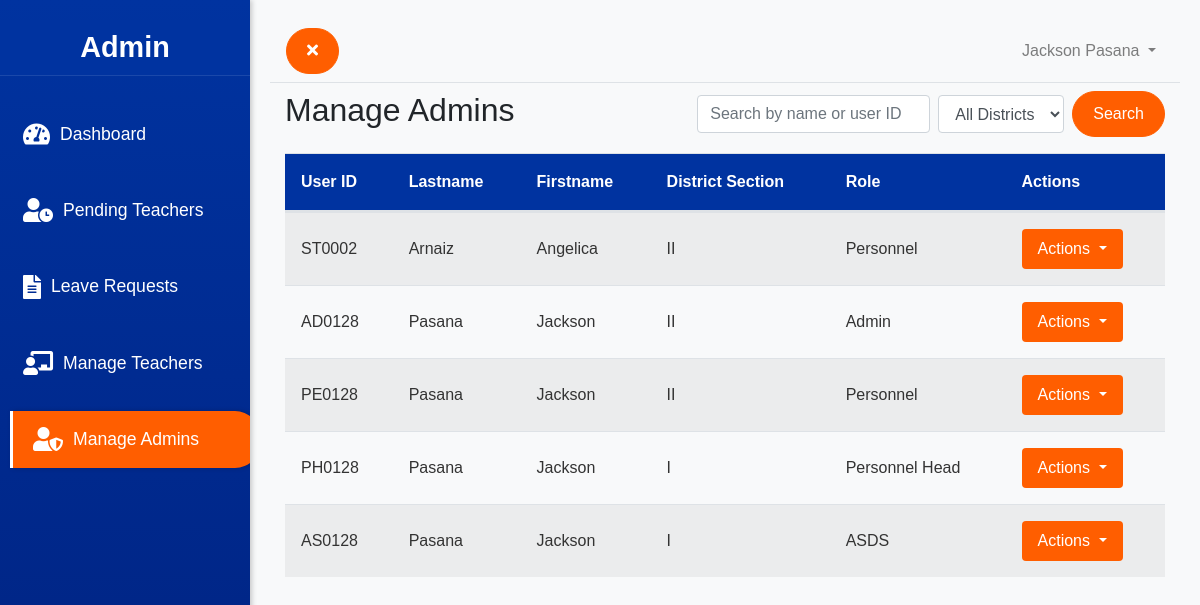
/admin/manage_admins.php (signed in), run on the app's committed database.
### tables this page shows
CREATE TABLE `users` (
  `id` int(11) NOT NULL,
  `password` varchar(255) NOT NULL,
  `role` enum('Teacher','Personnel','Personnel Head','ASDS','Admin') NOT NULL,
  `firstname` varchar(100) NOT NULL,
  `middlename` varchar(100) NOT NULL,
  `lastname` varchar(100) NOT NULL,
  `district_section` varchar(50) NOT NULL,
  `user_id` varchar(255) DEFAULT NULL,
  `emailaddress` varchar(100) NOT NULL,
  `contactnumber` varchar(15) NOT NULL,
  `otp` varchar(6) DEFAULT NULL,
  `otp_expiry` datetime DEFAULT NULL
);

### admin/manage_admins.php (the view, shortened to what this page needs)
<?php
include '../includes/db_connection.php';
$user_id = $_SESSION['user_id'];
$user_query = "SELECT firstname, lastname FROM users WHERE user_id='$user_id'";
$user_result = mysqli_query($conn, $user_query);
$user = mysqli_fetch_assoc($user_result);
$search = isset($_GET['search']) ? $_GET['search'] : '';
$query = "SELECT user_id, lastname, firstname, district_section, role FROM users WHERE role IN ('Admin', 'Personnel', 'Personnel Head', 'ASDS')";
$query .= " ORDER BY lastname ASC";
$result = mysqli_query($conn, $query);
?>
<!DOCTYPE html>
<html>
<head>
    <link rel="stylesheet" href="https://maxcdn.bootstrapcdn.com/bootstrap/4.5.2/css/bootstrap.min.css">
    <link rel="stylesheet" href="https://cdnjs.cloudflare.com/ajax/libs/font-awesome/5.15.4/css/all.min.css">
    <link rel="stylesheet" type="text/css" href="../assets/p_sidebar.css">
</head>
<body>
    <div class="d-flex" id="wrapper">
        <?php include '../includes/admin_sidebar.php'; ?>
        <div class="content" id="page-content-wrapper">
            <?php include '../includes/admin_navbar.php'; ?>
            <div class="container-fluid mt-2">
                <div class="d-flex justify-content-between align-items-center mb-3">
                    <h2 class="Form-Head">Manage Admins</h2>
                    <form method="GET" action="" class="form-inline">
                        <div class="form-group mr-2">
                            <input type="text" class="form-control" name="search" placeholder="Search by name or user ID" value="<?= htmlspecialchars($search) ?>">
                        </div>
                        <div class="form-group mr-2">
                            <select class="form-control" name="district_filter">
                                <option value="">All Districts</option>
                            </select>
                        </div>
                        <button type="submit" class="btn btn-primary">Search</button>
                    </form>
                </div>
                <div class="table-responsive">
                    <table class="table table-striped table-hover">
                        <thead>
                            <tr>
                                <th>User ID</th>
                                <th>Lastname</th>
                                <th>Firstname</th>
                                <th>District Section</th>
                                <th>Role</th>
                                <th>Actions</th>
                            </tr>
                        </thead>
                        <tbody>
                            <?php while ($row = mysqli_fetch_assoc($result)): ?>
                                <tr>
                                    <td><?= htmlspecialchars($row['user_id']) ?></td>
                                    <td><?= htmlspecialchars($row['lastname']) ?></td>
                                    <td><?= htmlspecialchars($row['firstname']) ?></td>
                                    <td><?= htmlspecialchars($row['district_section']) ?></td>
                                    <td><?= htmlspecialchars($row['role']) ?></td>
                                    <td>
                                        <div class="dropdown">
                                            <button class="btn btn-secondary dropdown-toggle" type="button" id="dropdownMenuButton" data-toggle="dropdown" aria-haspopup="true" aria-expanded="false">
                                                Actions
                                            </button>
                                        </div>
                                    </td>
                                </tr>
                            <?php endwhile; ?>
                        </tbody>
                    </table>
                </div>
            </div>
        </div>
    </div>
</body>
</html>

### includes/admin_navbar.php (shortened to what this page needs)
<nav class="navbar navbar-expand-lg navbar-light bg-light border-bottom">
    <button class="btn btn-primary" id="menu-toggle">
        <i class="fas fa-times" id="toggle-icon"></i>
    </button>
    <ul class="navbar-nav ml-auto mt-2 mt-lg-0">
        <li class="nav-item dropdown">
            <a class="nav-link dropdown-toggle" href="#" id="navbarDropdown" role="button" data-toggle="dropdown" aria-haspopup="true" aria-expanded="false">
                <?= htmlspecialchars($user['firstname']) . ' ' . htmlspecialchars($user['lastname']) ?>
            </a>
        </li>
    </ul>
</nav>

### assets/p_sidebar.css (style rules this page uses)
body { display: flex; min-height: 100vh; background-color: #f8f9fa; font-family: 'Arial', sans-serif; margin: 0; }
#wrapper { display: flex; transition: all 0.5s ease; width: 100%; }
#page-content-wrapper { flex: 1; padding: 20px; margin-left: 250px; transition: margin-left 0.3s; }
.btn-primary { background-color: #FF5E00; border-color: #FF5E00; padding: 10px 20px; font-size: 1rem; border-radius: 25px; transition: background-color 0.3s, border-color 0.3s; }
.btn-secondary { background-color: #FF5E00; border-color: #FF5E00; color: white; transition: background-color 0.3s, border-color 0.3s; }
.table-striped { width: 100%; margin-bottom: 1rem; color: #333; border-collapse: separate; border-spacing: 0; }
.table-striped thead { background-color: #0033A0; color: white; }
.table-striped th, .table-striped td { padding: 1rem; text-align: left; border-top: 1px solid #dee2e6; vertical-align: middle; }
.table-striped .btn { background-color: #FF5E00; border: none; color: white; padding: 0.5rem 1rem; font-size: 1rem; border-radius: 0.25rem; transition: background-color 0.3s, transform 0.3s; }

### data on the page
users: firstname "Jackson", lastname "Pasana", user "AD0128", district_section "II", role "Admin"
users: user "ST0002", lastname "Arnaiz", firstname "Angelica", district_section "II", role "Personnel"
users: user "PE0128", lastname "Pasana", firstname "Jackson", district_section "II", role "Personnel"
users: user "PH0128", lastname "Pasana", firstname "Jackson", district_section "I", role "Personnel Head"
users: user "AS0128", lastname "Pasana", firstname "Jackson", district_section "I", role "ASDS"
